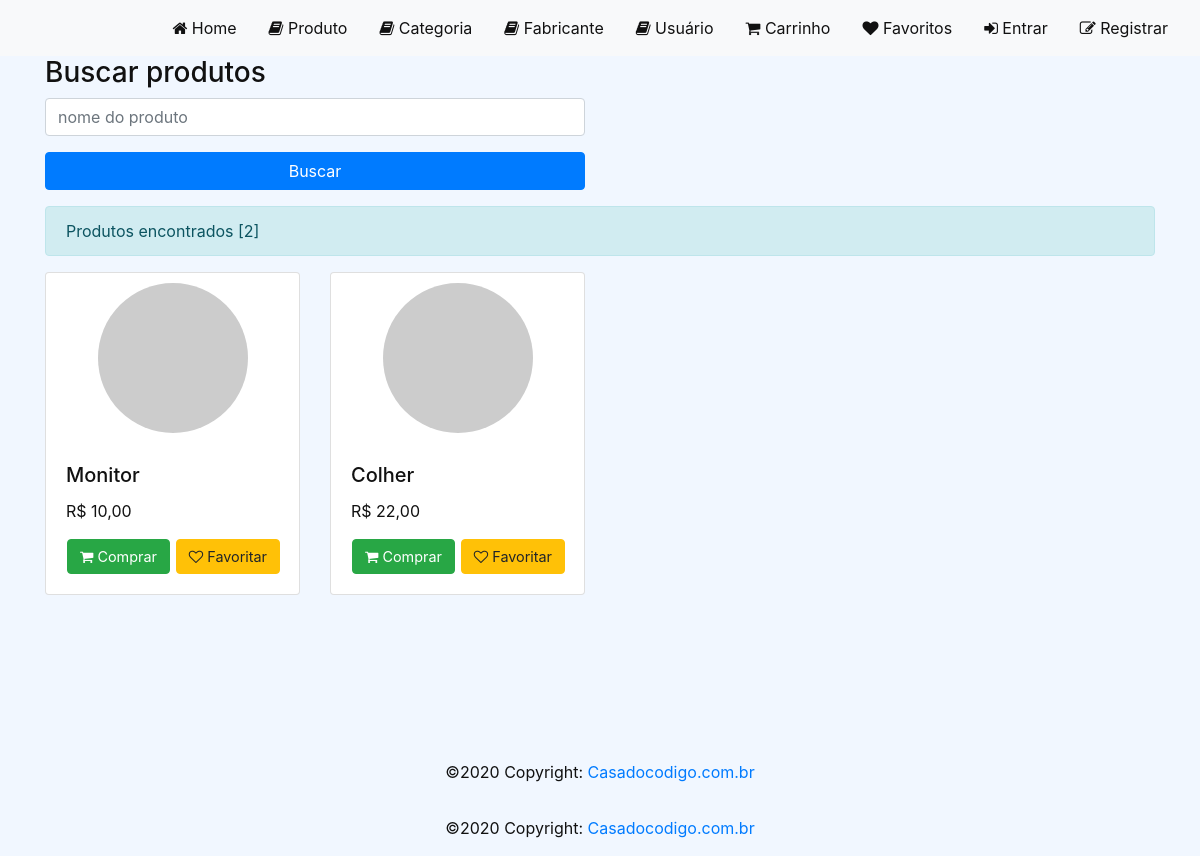
The app's page /, older data.
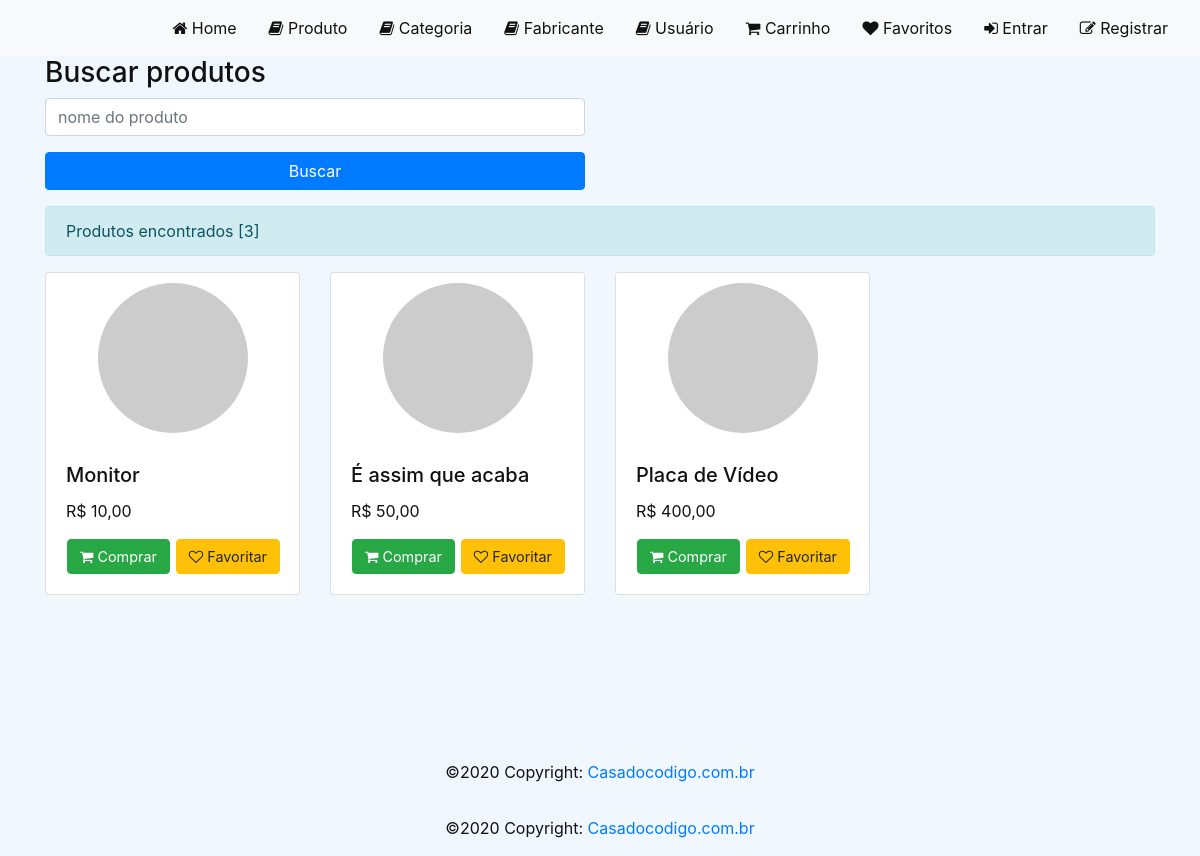
The same page, newer data.
### loja/models/Produto.py (models this page shows, shortened)
class Produto(models.Model):
    Produto = models.CharField(null=False, max_length=100)
    destaque = models.BooleanField(default=True)
    promocao = models.BooleanField(default=True)
    msgPromocao = models.CharField(null=True, max_length=100, blank=True)
    preco = models.DecimalField(max_digits=8, decimal_places=2)
    categoria = models.ForeignKey(Categoria, null=True,
related_name='categoria', on_delete=models.SET_NULL)
    fabricante = models.ForeignKey(Fabricante, null=True,
related_name='fabricante', on_delete=models.SET_NULL)
    criado_em = models.DateTimeField(auto_now_add=True)
    alterado_em = models.DateTimeField(auto_now=True)
    image = models.ImageField(null=True, blank=True)

### loja/views/HomeView.py (the view)
def home_view(request):
    produto = request.GET.get("produto")
    produtos = Produto.objects.all()
    if produto:
        produtos = produtos.filter(Produto__icontains=produto)
    favoritos_ids = set()
    if request.user.is_authenticated:
        favoritos_ids = set(
            Favorito.objects.filter(usuario=request.user.usuario).values_list('produto_id', flat=True)
        )
    context = {
        "produtos": produtos,
        "favoritos_ids": favoritos_ids,
    }
    return render(request, template_name='home/home.html', context=context, status=200)

### loja/templates/home/home.html (shortened to what this page needs)
{% extends "base.html" %}
{% load static %}
{% block styles %}
<link rel="stylesheet" href="{% static 'css/home.css' %}">
{% endblock %}
{% block content %}
<div id="content">
    <div class="container">
        <div class="row">
            <div class="col-sm-12 col-md-6 col-lg-6 offset-sm-0">
                <form action="{% url 'home' %}" method="GET">
                    <h3>Buscar produtos</h3>
                    <div class="form-row">
                        <div class="col form-group">
                            <input type="text" class="form-control" name="produto" placeholder="nome do produto">
                        </div>
                    </div>
                    <div class="form-row">
                        <div class="col form-group mb-3">
                            <button type="submit" class="btn btn-primary">Buscar</button>
                        </div>
                    </div>
                </form>
            </div>
        </div>
        <div class="alert alert-info">Produtos encontrados [{{ produtos|length }}]</div>
        <div class="row">
            {% for prod in produtos %}
            <div class="col-xs-9 col-md-3 col-lg-3 ">
                <div class="card mb-4">
                    <div class="image-circle" style="background-image: url('/media/{{ prod.image }}');"></div>
                    <div class="card-body">
                        <h5 class="card-title">{{ prod.Produto }}</h5>
                        <p class="card-text">R$ {{ prod.preco }}</p>
                        <div class="d-flex justify-content-between">
                            <form method="post" action="{% url 'add_to_cart' prod.id %}">
                                <button type="submit" class="btn btn-success btn-card"><i class="fa fa-shopping-cart"></i> Comprar</button>
                            </form>
                            <form method="post" action="{% url 'toggle_favorito' prod.id %}">
                                <button type="submit" class="btn {% if prod.id in favoritos_ids %}btn-danger{% else %}btn-warning{% endif %} btn-card">
                                    <i class="fa {% if prod.id in favoritos_ids %}fa-heart{% else %}fa-heart-o{% endif %}"></i>
                                    {% if prod.id in favoritos_ids %}Favoritado{% else %}Favoritar{% endif %}
                                </button>
                            </form>
                        </div>
                    </div>
                </div>
            </div>
            {% endfor %}
        </div>
    </div>
</div>
{% endblock %}

Row changes from the older to the newer data that the page shows:
changed Produto: Produto "Colher" → "É assim que acaba"; preco "22,00" → "50,00"
added Produto: Produto "Placa de Vídeo", preco "400,00", shows "Favoritar"
Text that changed along with them:
{{ produtos|length }}: "2" → "3"
